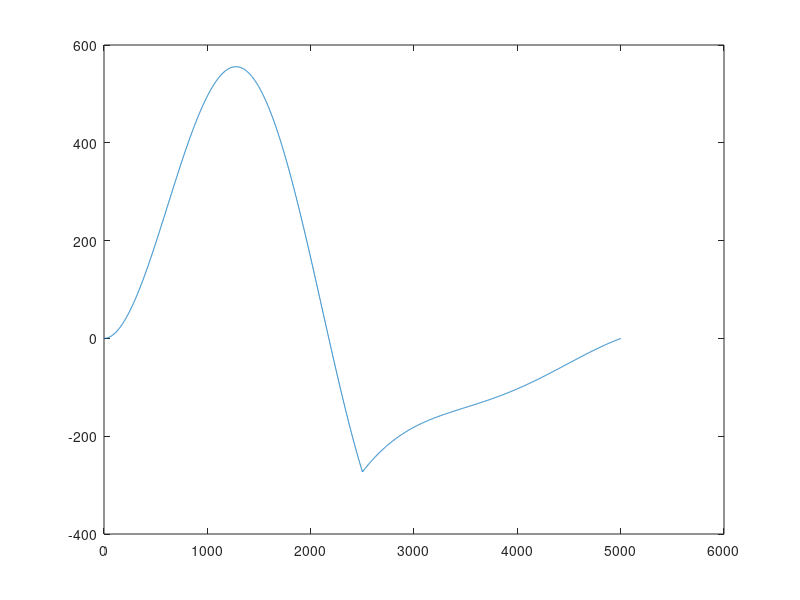

MATLAB code to generate this figure:
% Construct an array containing the impulse response of a first-order process.
% The impulse response of a first order process is given by the equation: h(t) = e^-t/tau? 
% Assume a sampling frequency of 500Hz and a time constant, of 2 sec. 
% Use convolution to find the response of this system to a unit stem input. 
% Let the total time vector be 5 seconds.

clc; clear; close all;

Fs = 500;
T = 5;
tau = 2;

t = 0:1/Fs:T;

h = exp(-t/tau);

impulse = [ones(1, length(t))];

% ans = conv(h, impulse);
% plot(ans);

a = sin(t);
ans = conv(h, a);
plot(ans)
